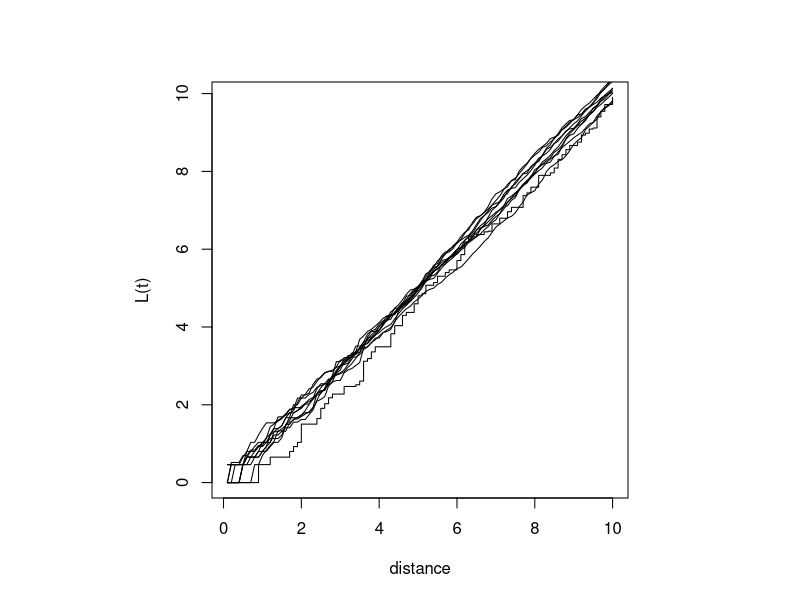

Generate this figure with R:
library(spatial)


### Name: Psim
### Title: Simulate Binomial Spatial Point Process
### Aliases: Psim
### Keywords: spatial

### ** Examples

towns <- ppinit("towns.dat")
par(pty="s")
plot(Kfn(towns, 10), type="s", xlab="distance", ylab="L(t)")
for(i in 1:10) lines(Kfn(Psim(69), 10))
